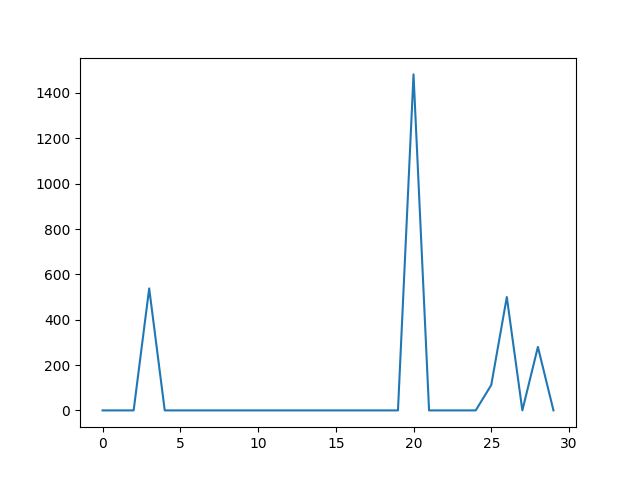

Source code (Python):
import subprocess
import matplotlib.pyplot as plt
import time as t

interface_name = "wlp2s0"

values = []
times = []
time = 0

command = f"ip -s link show {interface_name}"
prev_value = 0
for i in range(0, 30):
    try:
        output = subprocess.check_output(command, shell=True, universal_newlines=True)
        lines = output.split('\n')
        rx_line = lines[3]
        tx_line = lines[5]
        rx_value = None
        tx_value = None
        if rx_line:
            rx_value = rx_line.split()[0]

        if tx_line:
            tx_value = tx_line.split()[0]
        if prev_value == 0:
            prev_value = int(rx_value) + int(tx_value)

        times.append(time)
        time += 1

        values.append((int(rx_value) + int(tx_value)) - prev_value)
        prev_value = int(rx_value) + int(tx_value)
        t.sleep(1)
    except subprocess.CalledProcessError as e:
        print(f"Ошибка выполнения команды: {e}")
    except Exception as e:
        print(f"Произошла ошибка: {e}")
fig, ax = plt.subplots()
ax.plot(times, values)
plt.savefig("net_ip.png")

